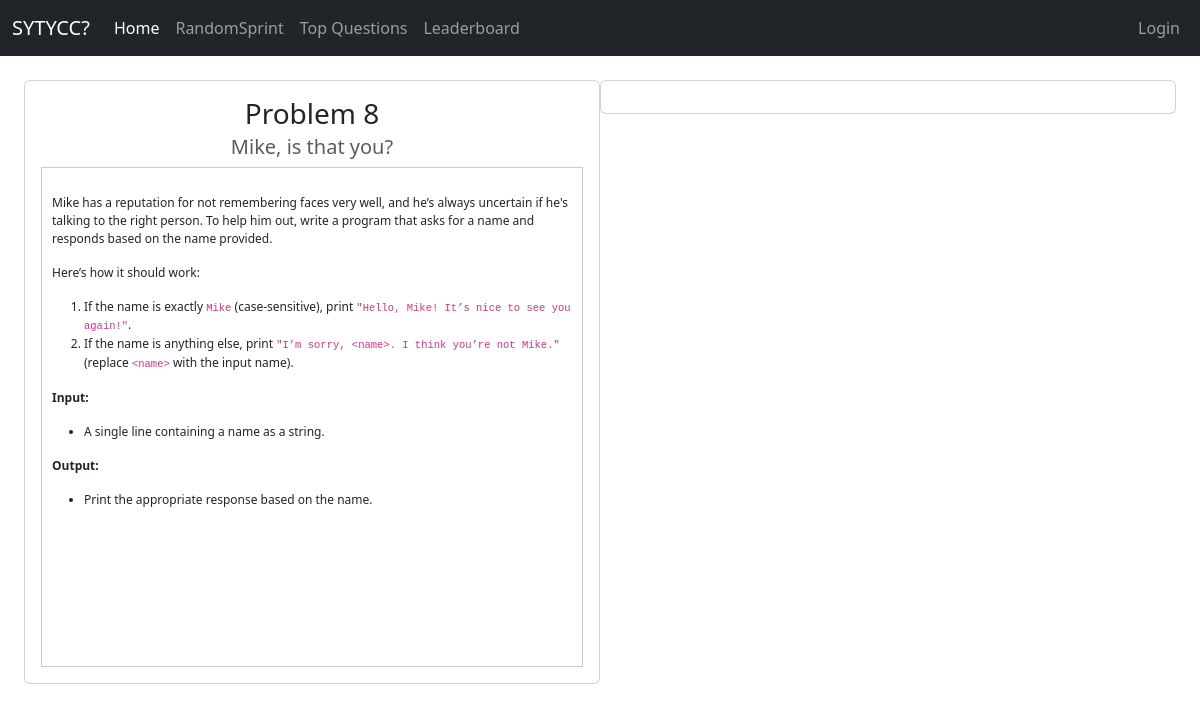
/problems/8/, run on the app's committed database.
### compiler/models.py (models this page shows)
class Problem(models.Model):
    author = models.ForeignKey(User, on_delete=models.CASCADE, blank=True, null=True)
    title = models.CharField(max_length=50)
    description = models.TextField(max_length=4000)
    difficulty = models.CharField(max_length=25)
    inputs = models.TextField(max_length=1000, blank=True, null=True)
    outputs = models.TextField(max_length=1000, blank=True, null=True)
    input_signature = models.JSONField(null=True, blank=True)
    output_type = models.CharField(max_length=50, null=True, blank=True)

### compiler/views.py (the view)
# urls.py: path('problems/<int:prob_id>/', views.problems, name='problems'),
def problems(request, prob_id):
    problem = Problem.objects.get(id=prob_id)
    form = Run_Solution_Form()
    react_js = get_react_file('js', 'main.js')
    return render(request, 'problem_description_react.html', {'problem_id': problem.id, 'executed':False, 'form': form, 'problem': problem, 'react_js':react_js})

### compiler/utils.py (called while the page is built)
def get_react_file(file_type, filename):
    try:
        manifest_path = os.path.join(settings.BASE_DIR, 'frontend', 'build', 'asset-manifest.json')
        with open(manifest_path, 'r') as manifest_file:
            manifest = json.load(manifest_file)
        return manifest['files']['main.js']
    except (FileNotFoundError, KeyError):
        return static(filename)

### templates/problem_description_react.html (shortened to what this page needs)
{% extends 'base.html' %}
{% block content %}
{% load custom_filters %}
    <div class="container-full container-fluid">
        <div class="col-md-6 container_left">
            <div class="card">
                <div class="card-body">
                    <div class="card-body-title">
                        <h3 class="card-title"> Problem {{problem.id}}</h3>
                        <h5 class="card-subtitle mb-2 text-body-secondary">{% if problem.title %} {{problem.title}} {% else %} Car and Cake {% endif %}</h5>
                    </div>
                    <div class="card-body-descr scrollable">
                        <p class="">{% if problem.description %} {{problem.description|safe}} {% else %} Description {% endif %}</p>
                        <p class="">{% if problem.inputs %} {{problem.inputs|safe}} {% else %} Inputs {% endif %}</p>
                        <p class="">{% if problem.outputs%} {{problem.outputs|safe}} {% else %} Outputs {% endif %}</p>
                    </div>
                </div>
            </div>
        </div>
        {% load static%}
        <div class="col-md-6 container_right ">
            <div class="card">
                <div class="card-body">
                </div>
            </div>
        </div>
    </div>
{% endblock %}

### templates/base.html (style rules this page uses)
.container-full, container-fluid { width: 100%; text-align : center; }

### templates/problem_description_react.html (style rules this page uses)
.container-full.container-fluid { display: flex; align-items: stretch; }
.container_left, .container_right { flex:1; display: flex; flex-direction: column; }
.card { height: 100%; width: 100%; flex-direction : column; }
.card-body { flex: 1; display: flex; flex-direction: column; justify-content: space-between; }
.scrollable { font-size: 12px; text-align: left; width:100%; height: 500px; overflow-y: scroll; overflow-x:hidden; border: 1px solid #ccc; padding: 10px; }

### data on the page
Problem: id "8", title "Mike, is that you?", description "Mike has a reputation for not remembering faces very well, and he’s always uncertain if he's talking to the right person. To help him out, write a program that asks for a name and responds based on the name provided. Here’s how it should work: If the name is exactly Mike (case-sensitive), print \"Hello, Mike! It’s nice to see you again!\" . If the name is anything else, print \"I’m sorry, <name>. I think you’re not Mike.\" (replace <name> with the input name).", inputs "Input: A single line containing a name as a string.", outputs "Output: Print the appropriate response based on the name."
